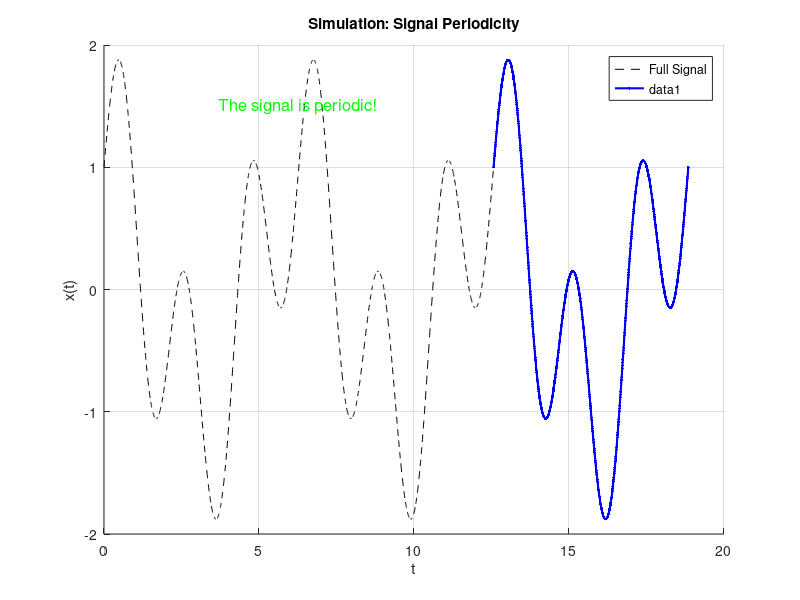

Write MATLAB code to recreate this figure.
% Define time intervals
t = linspace(0, 2*pi, 1000);    % Time interval for one period
t2 = linspace(0, 4*pi, 2000);   % Extended time interval (two periods)

% Define the signals
x_t  = cos(t) + sin(3*t);       % Signal for one period
x2_t = cos(t2) + sin(3*t2);     % Signal for extended time interval

% Create figure for simulation
figure;
hold on;

% Plot the full signal for reference (static background)
plot(t2, x2_t, 'k--', 'LineWidth', 0.5, 'DisplayName', 'Full Signal');
legend;
grid on;
xlabel('t');
ylabel('x(t)');
title('Simulation: Signal Periodicity');
ylim([-2, 2]);

% Simulate periodicity dynamically
h_period = plot(NaN, NaN, 'b', 'LineWidth', 1.5); % Placeholder for periodic signal

for k = 0:2
    % Dynamically update one period of the signal
    current_t = t + k*2*pi; % Shift time for each period
    current_x = cos(current_t) + sin(3*current_t);
    set(h_period, 'XData', current_t, 'YData', current_x);
    
    % Add periodicity message for the first period
    if k == 1
        text(2*pi, 1.5, 'The signal is periodic!', 'FontSize', 12, ...
             'HorizontalAlignment', 'center', 'Color', 'green');
    end
    
    % Pause for visualization
    pause(1.5);
end

% Final message to console
disp('The signal x(t) is periodic. The period is 2*pi.');
